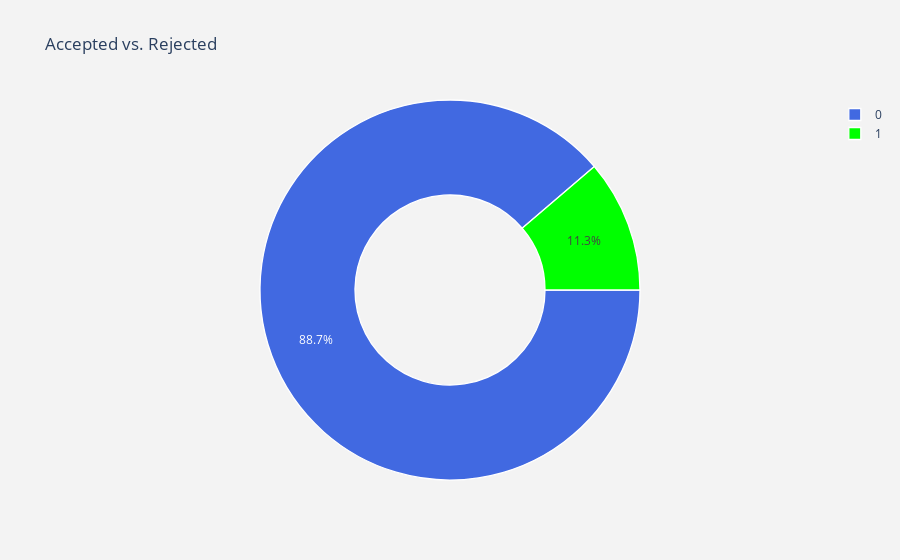

Here is the notebook cell this chart was saved with:
### Code cell
#labels
lab = df["y"].value_counts().keys().tolist()
#values
val = df["y"].value_counts().values.tolist()

trace = go.Pie(labels = lab ,
               values = val ,
               marker = dict(colors =  [ 'royalblue' ,'lime'],
                             line = dict(color = "white",
                                         width =  1.3)
                            ),
               rotation = 90,
               hoverinfo = "label+value+text",
               hole = .5
              )
layout = go.Layout(dict(title = "Accepted vs. Rejected",
                        plot_bgcolor  = "rgb(243,243,243)",
                        paper_bgcolor = "rgb(243,243,243)",
                       )
                  )

data = [trace]
fig = go.Figure(data = data,layout = layout)
iplot(fig)

### Figure 1 — Plotly figure (JSON) as saved in the notebook; plotly's stock layout.template omitted (floating-point values rounded to 4 significant figures)
{"data": [{"hole": 0.5, "hoverinfo": "label+value+text", "labels": [0, 1], "marker": {"colors": ["royalblue", "lime"], "line": {"color": "white", "width": 1.3}}, "rotation": 90, "type": "pie", "values": [36548, 4640]}], "layout": {"paper_bgcolor": "rgb(243,243,243)", "plot_bgcolor": "rgb(243,243,243)", "title": {"text": "Accepted vs. Rejected"}}}
